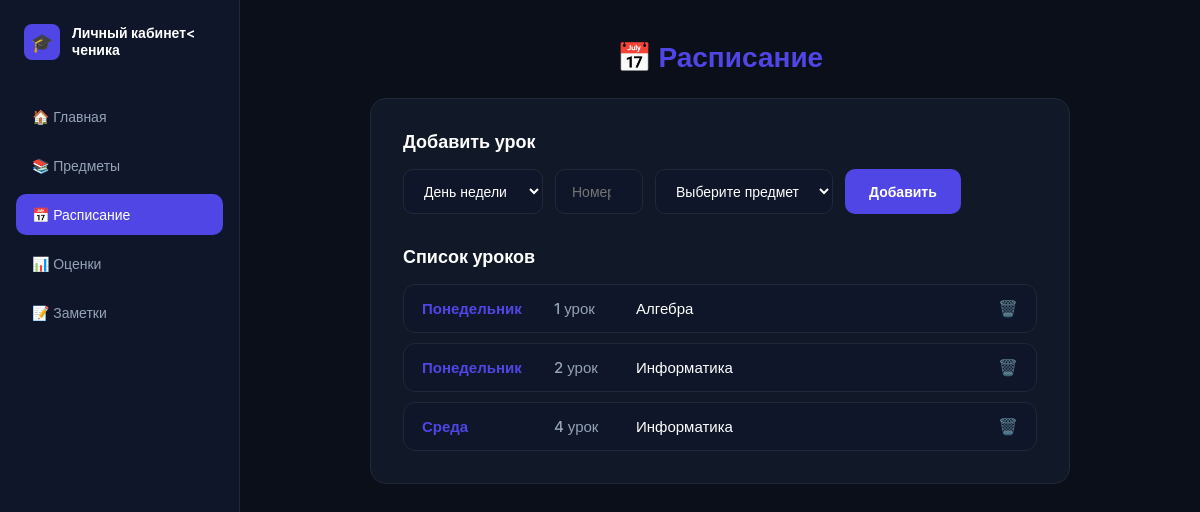
The app's page /schedule with its own data.
### models.py (models this page shows)
class Schedule(db.Model):
    id = db.Column(db.Integer, primary_key=True)
    day = db.Column(db.String(20), nullable=False)
    number = db.Column(db.Integer, nullable=False)
    subject = db.relationship('Subject')
    subject_id = db.Column(db.Integer, db.ForeignKey('subject.id'), nullable=False)

class Subject(db.Model):
    id = db.Column(db.Integer, primary_key=True)
    name = db.Column(db.String(100), nullable=False)

### app.py (the view, shortened to what this page needs)
@app.route('/schedule', methods=['GET', 'POST'])
def schedule():
    subjects = Subject.query.all()
    lessons = Schedule.query.all()
    return render_template('schedule.html', subjects=subjects, lessons = lessons)

### templates/schedule.html (shortened to what this page needs)
<!DOCTYPE html>
<html lang="ru">
<head>
</head>
<body>
    <aside>
        <div class="logo-area">
            <div class="logo-icon">🎓</div>
            <div class="logo-text">Личный кабинет<
ченика</div>
        </div>
        <ul class="nav-menu">
            <li class="nav-item"><a href="/">🏠 Главная</a></li>
            <li class="nav-item"><a href="/subject">📚 Предметы</a></li>
            <li class="nav-item active"><a href="/schedule">📅 Расписание</a></li>
            <li class="nav-item"><a href="#">📊 Оценки</a></li>
            <li class="nav-item"><a href="#">📝 Заметки</a></li>
        </ul>
    </aside>
    <main>
        <div class="content">
            <h1 class="page-title">📅 <span>Расписание</span></h1>
            <div class="card">
                <h2>Добавить урок</h2>
                <form method="post" class="add-form">
                    <select name="day" required>
                        <option value="">День недели</option>
                    </select>
                    <input type="number" name="number" placeholder="Номер урока" min="1" max="8" required>
                    <select name="subject_id" required>
                        <option value="">Выберите предмет</option>
                    </select>
                    <button type="submit">Добавить</button>
                </form>
                <h2>Список уроков</h2>
                {% if lessons %}
                    <ul class="lesson-list">
                        {% for lesson in lessons %}
                            <li class="lesson-item">
                                <span class="day">{{ lesson.day }}</span>
                                <span class="number">{{ lesson.number }} урок</span>
                                <span class="subject-name">{{ lesson.subject.name }}</span>
                                <form method="post" action="/delete_lesson/{{ lesson.id }}" style="margin-left: auto;">
                                    <button type="submit" class="delete-btn">🗑️</button>
                                </form>
                            </li>
                        {% endfor %}
                    </ul>
                {% else %}
                    <p class="empty-text">Пока нет уроков. Добавь первый!</p>
                {% endif %}
            </div>
        </div>
    </main>
</body>
</html>

### templates/schedule.html (style rules this page uses)
* { box-sizing: border-box; margin: 0; padding: 0; }
body { font-family: 'Inter', sans-serif; background-color: #0b0f19; color: #ffffff; display: flex; min-height: 100vh; }
aside { width: 240px; background-color: #0f1629; padding: 24px 16px; display: flex; flex-direction: column; border-right: 1px solid #1e293b; flex-shrink: 0; }
.logo-area { display: flex; align-items: center; gap: 12px; margin-bottom: 36px; padding-left: 8px; }
.logo-icon { background-color: #4f46e5; width: 36px; height: 36px; border-radius: 8px; display: flex; align-items: center; justify-content: center; font-size: 18px; flex-shrink: 0; }
.logo-text { font-size: 14px; font-weight: 600; line-height: 1.2; }
.nav-menu { display: flex; flex-direction: column; gap: 8px; list-style: none; }
.nav-item a { display: flex; align-items: center; gap: 12px; padding: 12px 16px; color: #94a3b8; text-decoration: none; border-radius: 10px; font-size: 14px; font-weight: 500; transition: 0.2s; }
.nav-item.active a, .nav-item a:hover { background-color: #4f46e5; color: #ffffff; }
main { flex: 1; padding: 40px; display: block; }
.content { max-width: 700px; margin: 0 auto; }
.page-title { font-size: 28px; font-weight: 700; margin-bottom: 24px; text-align: center; }
.page-title span { color: #4f46e5; }
.card { background-color: #111827; border: 1px solid #1f2937; border-radius: 16px; padding: 32px; }
.card h2 { font-size: 18px; font-weight: 600; margin-bottom: 16px; }
.add-form { display: flex; flex-wrap: wrap; gap: 12px; margin-bottom: 32px; }
.add-form select, .add-form input { padding: 12px 16px; border-radius: 10px; border: 1px solid #1f2937; background-color: #0f1629; color: #ffffff; font-size: 14px; font-family: 'Inter', sans-serif; outline: none; }
.add-form button { padding: 12px 24px; border-radius: 10px; border: none; background-color: #4f46e5; color: #ffffff; font-size: 14px; font-weight: 600; font-family: 'Inter', sans-serif; cursor: pointer; transition: 0.2s; }
.lesson-list { list-style: none; display: flex; flex-direction: column; gap: 10px; }
.lesson-item { background-color: #0f1629; border: 1px solid #1f2937; border-radius: 12px; padding: 14px 18px; font-size: 15px; font-weight: 500; display: flex; align-items: center; gap: 12px; }
.lesson-item .day { color: #4f46e5; font-weight: 600; min-width: 120px; }
.lesson-item .number { color: #94a3b8; min-width: 70px; }
.lesson-item .subject-name { color: #ffffff; flex: 1; }
.delete-btn { background: transparent; border: none; cursor: pointer; font-size: 16px; opacity: 0.6; transition: 0.2s; color: #94a3b8; }

### records on screen
Schedule: day "Понедельник", number "1", subject.name "Алгебра"
Schedule: day "Понедельник", number "2", subject.name "Информатика"
Schedule: day "Среда", number "4", subject.name "Информатика"
